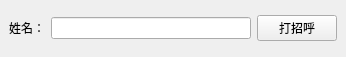
<?xml version="1.0" encoding="UTF-8"?>
<ui version="4.0">
 <class>MainWindow</class>
 <widget class="QMainWindow" name="MainWindow">
  <property name="geometry">
   <rect>
    <x>0</x>
    <y>0</y>
    <width>346</width>
    <height>57</height>
   </rect>
  </property>
  <property name="windowTitle">
   <string>MainWindow</string>
  </property>
  <widget class="QWidget" name="centralwidget">
   <layout class="QGridLayout" name="gridLayout">
    <item row="0" column="0">
     <layout class="QHBoxLayout" name="horizontalLayout">
      <item>
       <widget class="QLabel" name="label">
        <property name="text">
         <string>姓名：</string>
        </property>
       </widget>
      </item>
      <item>
       <widget class="QLineEdit" name="lineEdit"/>
      </item>
      <item>
       <widget class="QPushButton" name="pushButton">
        <property name="text">
         <string>打招呼</string>
        </property>
       </widget>
      </item>
     </layout>
    </item>
   </layout>
  </widget>
 </widget>
 <resources/>
 <connections>
  <connection>
   <sender>pushButton</sender>
   <signal>clicked()</signal>
   <receiver>MainWindow</receiver>
   <slot>onHelloBtnClicked()</slot>
   <hints>
    <hint type="sourcelabel">
     <x>296</x>
     <y>23</y>
    </hint>
    <hint type="destinationlabel">
     <x>232</x>
     <y>50</y>
    </hint>
   </hints>
  </connection>
  <connection>
   <sender>lineEdit</sender>
   <signal>returnPressed()</signal>
   <receiver>pushButton</receiver>
   <slot>click()</slot>
   <hints>
    <hint type="sourcelabel">
     <x>100</x>
     <y>25</y>
    </hint>
    <hint type="destinationlabel">
     <x>267</x>
     <y>28</y>
    </hint>
   </hints>
  </connection>
 </connections>
 <slots>
  <slot>onHelloBtnClicked()</slot>
 </slots>
</ui>
